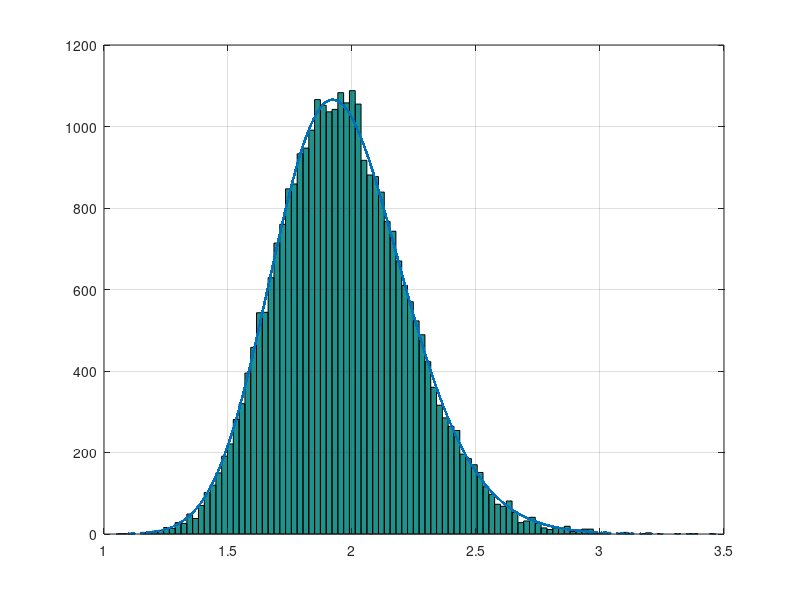

This chart was generated by the following MATLAB code:
% this script shows that the pdf of the r-th order statistics is concentrated 
% around the quantile wiht confidence r/T
% see "Risk and Asset Allocation"-Springer (2005), by A. Meucci


close all; clc; clear;
%%%%%%%%%%%%%%%%%%%%%%%%%%%%%%%%%%%%%%%%%%%%%%%%%%%%%%%%%%%%%%%%%%%%%%%%%%%%%%%%%%%%%%%%%%%%%%%%%%%%%%%%%%
% input  
mu=0;
s=1;
nu=120;

T=100;
r=98;

NumSimul=30000;
%%%%%%%%%%%%%%%%%%%%%%%%%%%%%%%%%%%%%%%%%%%%%%%%%%%%%%%%%%%%%%%%%%%%%%%%%%%%%%%%%%%%%%%%%%%%%%%%%%%%%%%%%%%
X=mu+s*trnd(nu,NumSimul,T);

X_T=sort(X,2);
X_rT=X_T(:,r);

q=mu+s*tinv(r/T,nu);

F=tcdf((X_rT-mu)/s,nu);
f=1/s*tpdf((X_rT-mu)/s,nu);
pdf_rT = gamma(T+1)/(gamma(r)*gamma(T-r+1))*(F.^(r-1)).*((1-F).^(T-r)).*f;

%%%%%%%%%%%%%%%%%%%%%%%%%%%%%%%%%%%%%%%%%%%%%%%%%%%%%%%%%%%%%%%%%%%%%%%%%%%%%%%%%%%%%%%%%%%%%%%%%%%%%%%%%%%
% plots
NumBins=round(10*log(NumSimul));
hist(X_rT,NumBins)
[n,D]=hist(X_rT,NumBins);
RescaleFactor=(D(2)-D(1))*NumSimul;
RescaledPdf_rT=pdf_rT *RescaleFactor;
hold on
plot(X_rT,RescaledPdf_rT,'.')
hold on
h=plot(q,0,'.');
set(h,'color','r')
grid on